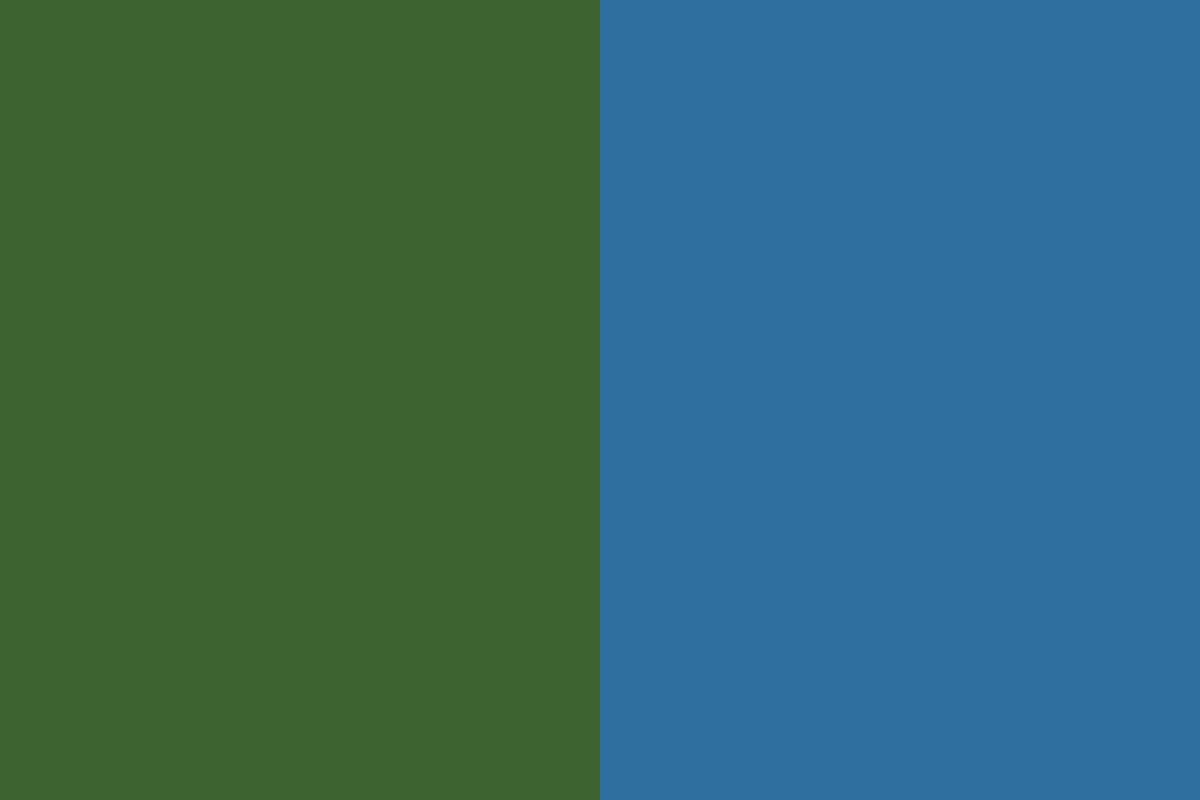

Below is a game level as drawn by its tile map, then a one-line description and the .tmx file that defines it, in full:
An orthogonal 60x40 tile map with 20x20 px tiles, 1 tile layer (Ground).

<map orientation="orthogonal" renderorder="right-down" width="60" height="40" tilewidth="20" tileheight="20"><tileset firstgid="1" name="naval-ground" tilewidth="20" tileheight="20"><image source="../assets/naval-ground.png" width="100" height="160" /><tile id="1"><properties><property name="water" value="" /></properties></tile></tileset><layer name="Ground" width="60" height="40"><data encoding="csv">1,1,1,1,1,1,1,1,1,1,1,1,1,1,1,1,1,1,1,1,1,1,1,1,1,1,1,1,1,1,2,2,2,2,2,2,2,2,2,2,2,2,2,2,2,2,2,2,2,2,2,2,2,2,2,2,2,2,2,2,1,1,1,1,1,1,1,1,1,1,1,1,1,1,1,1,1,1,1,1,1,1,1,1,1,1,1,1,1,1,2,2,2,2,2,2,2,2,2,2,2,2,2,2,2,2,2,2,2,2,2,2,2,2,2,2,2,2,2,2,1,1,1,1,1,1,1,1,1,1,1,1,1,1,1,1,1,1,1,1,1,1,1,1,1,1,1,1,1,1,2,2,2,2,2,2,2,2,2,2,2,2,2,2,2,2,2,2,2,2,2,2,2,2,2,2,2,2,2,2,1,1,1,1,1,1,1,1,1,1,1,1,1,1,1,1,1,1,1,1,1,1,1,1,1,1,1,1,1,1,2,2,2,2,2,2,2,2,2,2,2,2,2,2,2,2,2,2,2,2,2,2,2,2,2,2,2,2,2,2,1,1,1,1,1,1,1,1,1,1,1,1,1,1,1,1,1,1,1,1,1,1,1,1,1,1,1,1,1,1,2,2,2,2,2,2,2,2,2,2,2,2,2,2,2,2,2,2,2,2,2,2,2,2,2,2,2,2,2,2,1,1,1,1,1,1,1,1,1,1,1,1,1,1,1,1,1,1,1,1,1,1,1,1,1,1,1,1,1,1,2,2,2,2,2,2,2,2,2,2,2,2,2,2,2,2,2,2,2,2,2,2,2,2,2,2,2,2,2,2,1,1,1,1,1,1,1,1,1,1,1,1,1,1,1,1,1,1,1,1,1,1,1,1,1,1,1,1,1,1,2,2,2,2,2,2,2,2,2,2,2,2,2,2,2,2,2,2,2,2,2,2,2,2,2,2,2,2,2,2,1,1,1,1,1,1,1,1,1,1,1,1,1,1,1,1,1,1,1,1,1,1,1,1,1,1,1,1,1,1,2,2,2,2,2,2,2,2,2,2,2,2,2,2,2,2,2,2,2,2,2,2,2,2,2,2,2,2,2,2,1,1,1,1,1,1,1,1,1,1,1,1,1,1,1,1,1,1,1,1,1,1,1,1,1,1,1,1,1,1,2,2,2,2,2,2,2,2,2,2,2,2,2,2,2,2,2,2,2,2,2,2,2,2,2,2,2,2,2,2,1,1,1,1,1,1,1,1,1,1,1,1,1,1,1,1,1,1,1,1,1,1,1,1,1,1,1,1,1,1,2,2,2,2,2,2,2,2,2,2,2,2,2,2,2,2,2,2,2,2,2,2,2,2,2,2,2,2,2,2,1,1,1,1,1,1,1,1,1,1,1,1,1,1,1,1,1,1,1,1,1,1,1,1,1,1,1,1,1,1,2,2,2,2,2,2,2,2,2,2,2,2,2,2,2,2,2,2,2,2,2,2,2,2,2,2,2,2,2,2,1,1,1,1,1,1,1,1,1,1,1,1,1,1,1,1,1,1,1,1,1,1,1,1,1,1,1,1,1,1,2,2,2,2,2,2,2,2,2,2,2,2,2,2,2,2,2,2,2,2,2,2,2,2,2,2,2,2,2,2,1,1,1,1,1,1,1,1,1,1,1,1,1,1,1,1,1,1,1,1,1,1,1,1,1,1,1,1,1,1,2,2,2,2,2,2,2,2,2,2,2,2,2,2,2,2,2,2,2,2,2,2,2,2,2,2,2,2,2,2,1,1,1,1,1,1,1,1,1,1,1,1,1,1,1,1,1,1,1,1,1,1,1,1,1,1,1,1,1,1,2,2,2,2,2,2,2,2,2,2,2,2,2,2,2,2,2,2,2,2,2,2,2,2,2,2,2,2,2,2,1,1,1,1,1,1,1,1,1,1,1,1,1,1,1,1,1,1,1,1,1,1,1,1,1,1,1,1,1,1,2,2,2,2,2,2,2,2,2,2,2,2,2,2,2,2,2,2,2,2,2,2,2,2,2,2,2,2,2,2,1,1,1,1,1,1,1,1,1,1,1,1,1,1,1,1,1,1,1,1,1,1,1,1,1,1,1,1,1,1,2,2,2,2,2,2,2,2,2,2,2,2,2,2,2,2,2,2,2,2,2,2,2,2,2,2,2,2,2,2,1,1,1,1,1,1,1,1,1,1,1,1,1,1,1,1,1,1,1,1,1,1,1,1,1,1,1,1,1,1,2,2,2,2,2,2,2,2,2,2,2,2,2,2,2,2,2,2,2,2,2,2,2,2,2,2,2,2,2,2,1,1,1,1,1,1,1,1,1,1,1,1,1,1,1,1,1,1,1,1,1,1,1,1,1,1,1,1,1,1,2,2,2,2,2,2,2,2,2,2,2,2,2,2,2,2,2,2,2,2,2,2,2,2,2,2,2,2,2,2,1,1,1,1,1,1,1,1,1,1,1,1,1,1,1,1,1,1,1,1,1,1,1,1,1,1,1,1,1,1,2,2,2,2,2,2,2,2,2,2,2,2,2,2,2,2,2,2,2,2,2,2,2,2,2,2,2,2,2,2,1,1,1,1,1,1,1,1,1,1,1,1,1,1,1,1,1,1,1,1,1,1,1,1,1,1,1,1,1,1,2,2,2,2,2,2,2,2,2,2,2,2,2,2,2,2,2,2,2,2,2,2,2,2,2,2,2,2,2,2,1,1,1,1,1,1,1,1,1,1,1,1,1,1,1,1,1,1,1,1,1,1,1,1,1,1,1,1,1,1,2,2,2,2,2,2,2,2,2,2,2,2,2,2,2,2,2,2,2,2,2,2,2,2,2,2,2,2,2,2,1,1,1,1,1,1,1,1,1,1,1,1,1,1,1,1,1,1,1,1,1,1,1,1,1,1,1,1,1,1,2,2,2,2,2,2,2,2,2,2,2,2,2,2,2,2,2,2,2,2,2,2,2,2,2,2,2,2,2,2,1,1,1,1,1,1,1,1,1,1,1,1,1,1,1,1,1,1,1,1,1,1,1,1,1,1,1,1,1,1,2,2,2,2,2,2,2,2,2,2,2,2,2,2,2,2,2,2,2,2,2,2,2,2,2,2,2,2,2,2,1,1,1,1,1,1,1,1,1,1,1,1,1,1,1,1,1,1,1,1,1,1,1,1,1,1,1,1,1,1,2,2,2,2,2,2,2,2,2,2,2,2,2,2,2,2,2,2,2,2,2,2,2,2,2,2,2,2,2,2,1,1,1,1,1,1,1,1,1,1,1,1,1,1,1,1,1,1,1,1,1,1,1,1,1,1,1,1,1,1,2,2,2,2,2,2,2,2,2,2,2,2,2,2,2,2,2,2,2,2,2,2,2,2,2,2,2,2,2,2,1,1,1,1,1,1,1,1,1,1,1,1,1,1,1,1,1,1,1,1,1,1,1,1,1,1,1,1,1,1,2,2,2,2,2,2,2,2,2,2,2,2,2,2,2,2,2,2,2,2,2,2,2,2,2,2,2,2,2,2,1,1,1,1,1,1,1,1,1,1,1,1,1,1,1,1,1,1,1,1,1,1,1,1,1,1,1,1,1,1,2,2,2,2,2,2,2,2,2,2,2,2,2,2,2,2,2,2,2,2,2,2,2,2,2,2,2,2,2,2,1,1,1,1,1,1,1,1,1,1,1,1,1,1,1,1,1,1,1,1,1,1,1,1,1,1,1,1,1,1,2,2,2,2,2,2,2,2,2,2,2,2,2,2,2,2,2,2,2,2,2,2,2,2,2,2,2,2,2,2,1,1,1,1,1,1,1,1,1,1,1,1,1,1,1,1,1,1,1,1,1,1,1,1,1,1,1,1,1,1,2,2,2,2,2,2,2,2,2,2,2,2,2,2,2,2,2,2,2,2,2,2,2,2,2,2,2,2,2,2,1,1,1,1,1,1,1,1,1,1,1,1,1,1,1,1,1,1,1,1,1,1,1,1,1,1,1,1,1,1,2,2,2,2,2,2,2,2,2,2,2,2,2,2,2,2,2,2,2,2,2,2,2,2,2,2,2,2,2,2,1,1,1,1,1,1,1,1,1,1,1,1,1,1,1,1,1,1,1,1,1,1,1,1,1,1,1,1,1,1,2,2,2,2,2,2,2,2,2,2,2,2,2,2,2,2,2,2,2,2,2,2,2,2,2,2,2,2,2,2,1,1,1,1,1,1,1,1,1,1,1,1,1,1,1,1,1,1,1,1,1,1,1,1,1,1,1,1,1,1,2,2,2,2,2,2,2,2,2,2,2,2,2,2,2,2,2,2,2,2,2,2,2,2,2,2,2,2,2,2,1,1,1,1,1,1,1,1,1,1,1,1,1,1,1,1,1,1,1,1,1,1,1,1,1,1,1,1,1,1,2,2,2,2,2,2,2,2,2,2,2,2,2,2,2,2,2,2,2,2,2,2,2,2,2,2,2,2,2,2,1,1,1,1,1,1,1,1,1,1,1,1,1,1,1,1,1,1,1,1,1,1,1,1,1,1,1,1,1,1,2,2,2,2,2,2,2,2,2,2,2,2,2,2,2,2,2,2,2,2,2,2,2,2,2,2,2,2,2,2,1,1,1,1,1,1,1,1,1,1,1,1,1,1,1,1,1,1,1,1,1,1,1,1,1,1,1,1,1,1,2,2,2,2,2,2,2,2,2,2,2,2,2,2,2,2,2,2,2,2,2,2,2,2,2,2,2,2,2,2,1,1,1,1,1,1,1,1,1,1,1,1,1,1,1,1,1,1,1,1,1,1,1,1,1,1,1,1,1,1,2,2,2,2,2,2,2,2,2,2,2,2,2,2,2,2,2,2,2,2,2,2,2,2,2,2,2,2,2,2,1,1,1,1,1,1,1,1,1,1,1,1,1,1,1,1,1,1,1,1,1,1,1,1,1,1,1,1,1,1,2,2,2,2,2,2,2,2,2,2,2,2,2,2,2,2,2,2,2,2,2,2,2,2,2,2,2,2,2,2,1,1,1,1,1,1,1,1,1,1,1,1,1,1,1,1,1,1,1,1,1,1,1,1,1,1,1,1,1,1,2,2,2,2,2,2,2,2,2,2,2,2,2,2,2,2,2,2,2,2,2,2,2,2,2,2,2,2,2,2,1,1,1,1,1,1,1,1,1,1,1,1,1,1,1,1,1,1,1,1,1,1,1,1,1,1,1,1,1,1,2,2,2,2,2,2,2,2,2,2,2,2,2,2,2,2,2,2,2,2,2,2,2,2,2,2,2,2,2,2,1,1,1,1,1,1,1,1,1,1,1,1,1,1,1,1,1,1,1,1,1,1,1,1,1,1,1,1,1,1,2,2,2,2,2,2,2,2,2,2,2,2,2,2,2,2,2,2,2,2,2,2,2,2,2,2,2,2,2,2</data></layer></map>
